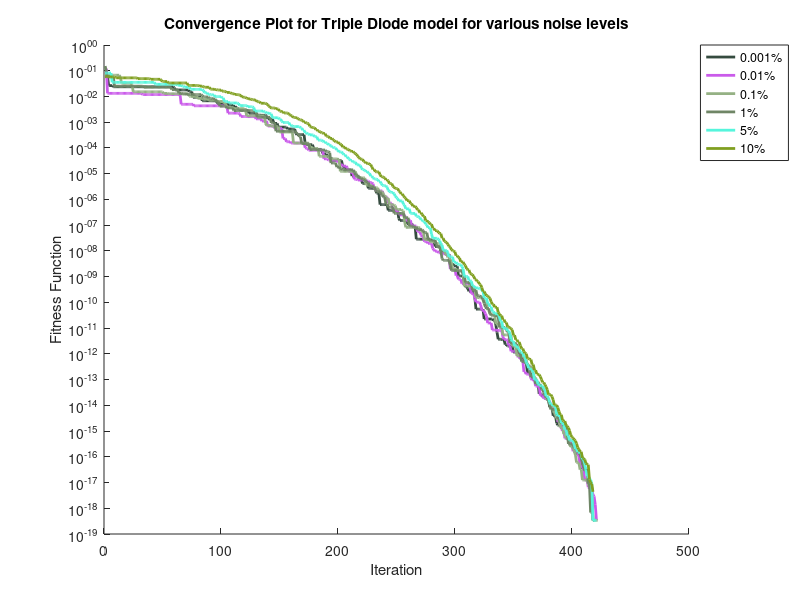

Reproduce this figure in MATLAB.
p1=[...
0.058614714	0.122484674	0.078395028	0.15194022	0.08130372	0.059302085
0.058614714	0.120960983	0.067106465	0.091514958	0.08130372	0.059302085
0.058614714	0.013249642	0.067106465	0.056911961	0.08130372	0.059302085
0.026472837	0.013249642	0.067106465	0.056911961	0.08130372	0.059302085
0.026472837	0.013249642	0.067106465	0.056911961	0.08130372	0.059302085
0.026472837	0.013249642	0.067106465	0.056911961	0.08130372	0.057159292
0.026472837	0.013249642	0.067106465	0.056911961	0.035389947	0.057159292
0.02380356	0.013249642	0.067106465	0.056911961	0.035389947	0.057159292
0.02380356	0.013249642	0.067106465	0.025124538	0.035389947	0.057159292
0.02380356	0.013249642	0.067106465	0.025124538	0.035389947	0.053291235
0.02380356	0.013249642	0.067106465	0.025124538	0.035389947	0.052926398
0.02380356	0.013249642	0.067106465	0.025124538	0.035389947	0.052926398
0.02380356	0.013249642	0.067106465	0.025124538	0.035389947	0.052926398
0.02380356	0.013249642	0.056696935	0.025124538	0.035389947	0.052926398
0.02380356	0.013249642	0.03259894	0.025124538	0.035389947	0.052926398
0.02380356	0.013249642	0.03259894	0.025124538	0.035389947	0.052926398
0.02380356	0.013249642	0.03259894	0.025124538	0.035389947	0.052926398
0.02380356	0.013249642	0.03259894	0.025124538	0.035389947	0.052926398
0.02380356	0.013249642	0.03259894	0.025124538	0.035389947	0.052906082
0.02380356	0.013249642	0.03259894	0.025124538	0.035389947	0.052906082
0.02380356	0.013249642	0.03259894	0.025124538	0.035389947	0.052906082
0.02380356	0.013249642	0.03259894	0.025124538	0.035389947	0.052906082
0.02380356	0.013249642	0.03259894	0.025124538	0.035389947	0.052906082
0.02380356	0.013249642	0.028059565	0.025124538	0.035389947	0.052906082
0.02380356	0.013249642	0.015186398	0.025124538	0.035389947	0.052906082
0.02380356	0.013249642	0.015186398	0.025124538	0.035389947	0.052906082
0.02380356	0.013249642	0.015186398	0.025124538	0.035389947	0.052906082
0.02380356	0.013249642	0.015186398	0.025124538	0.035389947	0.052906082
0.02380356	0.013249642	0.015186398	0.025124538	0.035389947	0.049261665
0.02380356	0.013249642	0.015186398	0.025124538	0.035389947	0.049261665
0.02380356	0.013249642	0.015186398	0.025124538	0.035389947	0.049261665
0.02380356	0.013249642	0.015186398	0.025124538	0.035389947	0.049261665
0.02380356	0.011866399	0.015186398	0.025124538	0.035389947	0.049261665
0.02380356	0.011866399	0.015186398	0.02293851	0.035389947	0.049261665
0.02380356	0.011866399	0.015186398	0.02293851	0.035389947	0.049261665
0.02380356	0.011866399	0.015186398	0.02293851	0.035389947	0.049261665
0.02380356	0.011866399	0.015186398	0.02293851	0.035389947	0.049261665
0.02380356	0.011866399	0.015186398	0.02293851	0.035389947	0.049261665
0.02380356	0.011866399	0.015186398	0.02293851	0.035389947	0.049261665
0.02380356	0.011866399	0.015186398	0.02293851	0.035389947	0.046640459
0.02380356	0.011866399	0.015186398	0.02293851	0.035389947	0.046640459
0.02380356	0.011866399	0.015186398	0.02293851	0.035389947	0.046640459
0.02380356	0.011866399	0.015186398	0.02293851	0.035389947	0.046640459
0.02380356	0.011866399	0.015186398	0.02293851	0.029819964	0.046640459
0.02380356	0.011866399	0.015186398	0.02293851	0.029819964	0.046640459
0.02380356	0.011866399	0.015186398	0.02293851	0.029819964	0.046640459
0.02380356	0.011866399	0.015186398	0.02293851	0.029819964	0.046640459
0.02380356	0.011866399	0.015186398	0.02293851	0.029819964	0.046640459
0.02380356	0.011866399	0.015186398	0.02293851	0.029819964	0.042700675
0.02380356	0.011866399	0.015186398	0.02293851	0.029819964	0.038132334
0.02380356	0.011866399	0.013209384	0.02293851	0.029819964	0.038132334
0.02380356	0.011866399	0.013209384	0.02293851	0.029819964	0.038132334
0.02380356	0.011866399	0.013209384	0.02293851	0.029819964	0.038132334
0.02380356	0.011866399	0.013209384	0.02293851	0.029819964	0.038132334
0.02380356	0.011866399	0.012803149	0.02293851	0.029819964	0.033465144
0.02380356	0.011866399	0.012803149	0.02293851	0.029819964	0.033465144
0.02380356	0.011866399	0.012803149	0.02293851	0.029819964	0.033465144
0.02380356	0.011866399	0.012803149	0.018400894	0.029819964	0.033465144
0.02380356	0.011866399	0.012803149	0.018400894	0.02955521	0.033465144
0.021932643	0.011866399	0.012803149	0.018400894	0.02955521	0.033465144
0.017929221	0.011866399	0.012803149	0.018400894	0.02955521	0.033465144
0.017929221	0.011866399	0.012803149	0.018400894	0.029385866	0.033465144
0.017929221	0.011866399	0.012803149	0.018400894	0.027304494	0.033465144
0.017929221	0.011866399	0.012803149	0.013366875	0.027096354	0.033465144
0.017929221	0.011866399	0.012803149	0.013366875	0.027096354	0.033465144
0.017929221	0.004977217	0.012803149	0.013366875	0.027096354	0.033465144
0.017929221	0.004977217	0.012803149	0.012502855	0.025215343	0.033465144
0.017929221	0.004977217	0.012803149	0.012502855	0.025215343	0.033465144
0.017929221	0.004977217	0.012803149	0.012502855	0.023180277	0.033465144
0.017929221	0.004977217	0.012803149	0.012502855	0.022644826	0.033465144
0.017929221	0.004977217	0.012803149	0.012126147	0.022644826	0.033465144
0.017929221	0.004977217	0.012803149	0.012126147	0.022644826	0.026885716
0.015506775	0.004977217	0.010239998	0.012126147	0.022644826	0.026885716
0.015506775	0.004977217	0.009998719	0.012126147	0.018969707	0.026885716
0.015506775	0.004977217	0.009998719	0.012126147	0.018969707	0.026885716
0.009312803	0.004977217	0.009998719	0.011884518	0.018969707	0.026885716
0.009312803	0.004333748	0.009998719	0.011884518	0.018969707	0.026885716
0.009312803	0.004333748	0.009998719	0.011884518	0.018969707	0.026885716
0.009312803	0.004333748	0.009998719	0.011884518	0.018969707	0.026559551
0.009312803	0.004333748	0.008434439	0.011884518	0.018969707	0.026559551
0.009312803	0.004333748	0.008434439	0.011884518	0.018969707	0.026559551
0.009312803	0.004333748	0.008434439	0.011884518	0.018969707	0.025267538
0.009312803	0.004333748	0.008434439	0.011884518	0.018443777	0.025267538
0.006798121	0.004333748	0.008434439	0.010952535	0.018443777	0.025267538
0.006798121	0.004333748	0.007866753	0.009605466	0.017026511	0.023799818
0.006798121	0.004333748	0.007866753	0.009605466	0.014115951	0.022863211
0.006798121	0.004333748	0.007866753	0.009605466	0.013747897	0.022863211
0.006798121	0.004333748	0.007866753	0.009605466	0.013747897	0.022863211
0.006798121	0.004333748	0.007866753	0.009605466	0.012257199	0.022863211
0.006798121	0.004333748	0.007172131	0.008581987	0.012257199	0.022863211
0.006798121	0.004333748	0.007172131	0.00857739	0.011716	0.019165702
0.006764601	0.004333748	0.007172131	0.00857739	0.011716	0.019165702
0.006764601	0.004333748	0.007172131	0.008033543	0.011380792	0.019165702
0.006764601	0.004333748	0.007172131	0.008033543	0.011380792	0.019165702
0.006764601	0.004333748	0.007172131	0.008033543	0.009875613	0.01852899
0.006764601	0.004333748	0.007172131	0.006301403	0.009875613	0.01852899
0.005427979	0.004333748	0.006412299	0.006301403	0.009875613	0.017781983
0.005176995	0.004333748	0.006412299	0.006301403	0.009875613	0.017781983
0.005176995	0.004333748	0.006412299	0.004197551	0.009875613	0.017781983
0.005176995	0.004333748	0.006412299	0.004197551	0.009875613	0.017781983
0.005176995	0.004333748	0.006412299	0.004197551	0.00879303	0.016135285
0.005176995	0.004333748	0.006412299	0.004197551	0.00879303	0.015977944
0.004882284	0.004333748	0.006026809	0.004197551	0.006344376	0.015977944
0.004882284	0.004333748	0.005012543	0.004197551	0.006344376	0.015638176
0.004882284	0.004333748	0.003798368	0.00359458	0.006344376	0.014324998
0.004866081	0.002253347	0.003798368	0.00359458	0.006344376	0.014324998
0.004866081	0.002253347	0.003798368	0.00359458	0.005584452	0.014324998
0.004866081	0.002253347	0.003798368	0.00359458	0.005584452	0.014324998
0.004866081	0.002253347	0.003798368	0.00359458	0.005584452	0.012890567
0.004185984	0.002253347	0.003798368	0.00359458	0.005584452	0.012785734
0.004185984	0.002253347	0.003371251	0.00282439	0.005584452	0.012785734
0.004185984	0.002253347	0.003371251	0.00282439	0.005584452	0.012051465
0.003660289	0.002253347	0.003371251	0.00282439	0.005584452	0.012051465
0.003660289	0.002253347	0.003371251	0.00282439	0.005584452	0.011823738
0.003026932	0.002253347	0.003371251	0.00282439	0.005339754	0.01161402
0.003026932	0.002145705	0.003371251	0.00282439	0.004430793	0.011431323
0.003026932	0.001665435	0.003371251	0.00282439	0.004430793	0.010938215
0.003026932	0.001665435	0.003371251	0.00282439	0.004430793	0.009780507
0.003026932	0.001665435	0.003371251	0.00282439	0.004430793	0.009336377
0.003026932	0.001665435	0.003371251	0.00282439	0.004430793	0.009336377
0.003026932	0.001665435	0.002853545	0.00282439	0.004430793	0.009336377
0.003026932	0.001665435	0.001768695	0.00282439	0.004430793	0.008523285
0.002710219	0.001642904	0.001768695	0.00282439	0.003979947	0.008260184
0.00220165	0.001642904	0.001768695	0.00282439	0.003979947	0.008023368
0.00220165	0.001642904	0.001768695	0.00282439	0.003979947	0.008023368
0.00220165	0.001642904	0.001768695	0.00282439	0.003979947	0.007690866
0.00220165	0.001642904	0.001768695	0.00282439	0.003979947	0.007435206
0.00220165	0.001642904	0.001768695	0.00282439	0.003740056	0.007435206
0.00220165	0.001642904	0.001768695	0.002472633	0.002716158	0.007326522
0.00220165	0.001350125	0.001768695	0.002472633	0.002716158	0.00706505
0.001898743	0.001350125	0.001768695	0.0015571	0.002716158	0.006238592
0.001898743	0.001350125	0.001768695	0.0015571	0.002716158	0.006238592
0.001898743	0.001350125	0.001768695	0.0015571	0.002716158	0.006238592
0.001860292	0.001350125	0.001768695	0.0015571	0.002716158	0.005452773
0.001860292	0.00110954	0.001768695	0.0015571	0.002716158	0.005452773
0.001860292	0.00110954	0.001768695	0.0015571	0.002716158	0.005452773
0.001860292	0.00110954	0.001768695	0.0015571	0.002514545	0.005452773
0.001860292	0.00110954	0.000919162	0.0015571	0.002506568	0.005452773
0.00177138	0.00110954	0.000751107	0.0015571	0.002253826	0.005141843
0.001343276	0.000710933	0.000751107	0.0015571	0.002253826	0.004774404
0.001343276	0.000710933	0.000751107	0.0015571	0.002253826	0.004223616
0.001343276	0.000710933	0.000751107	0.0015571	0.002146078	0.00374958
0.001343276	0.000710933	0.000751107	0.000941087	0.002104325	0.003571217
0.001343276	0.000710933	0.000677566	0.000941087	0.001492016	0.003571217
0.000983312	0.000710933	0.000677566	0.000941087	0.001492016	0.003571217
0.000899316	0.000577451	0.000677566	0.000941087	0.001492016	0.003571217
0.000899316	0.000577451	0.000677566	0.000447819	0.001492016	0.003318076
0.000899316	0.000577451	0.000677566	0.000447819	0.001492016	0.003318076
0.000644448	0.000577451	0.000677566	0.000447819	0.00147091	0.003258015
0.000644448	0.000577451	0.000415147	0.000447819	0.001328224	0.002704198
0.000644448	0.000577451	0.000415147	0.000447819	0.001328224	0.002704198
0.000644448	0.000577451	0.000415147	0.000447819	0.001082361	0.002538101
0.000644448	0.000233316	0.000415147	0.000447819	0.000976999	0.002496202
0.000644448	0.000233316	0.000415147	0.000447819	0.000976999	0.002281226
0.000644448	0.000233316	0.000415147	0.000447819	0.000976999	0.002281226
0.000644448	0.000173796	0.000415147	0.000447819	0.000976999	0.002281226
0.000545884	0.000173796	0.000415147	0.000447819	0.000973328	0.002275846
0.000545884	0.000173796	0.000415147	0.000447819	0.000973328	0.002091669
0.000545884	0.000173796	0.000415147	0.000447819	0.000772494	0.001922146
0.000545884	0.000154945	0.000415147	0.000447819	0.000772494	0.001777532
0.000545884	0.000154945	0.000415147	0.000447819	0.000714248	0.001728933
0.000545884	0.000154945	0.00015471	0.000447819	0.000678199	0.001516893
0.000545884	0.000154945	0.00015471	0.000447819	0.000678199	0.001516893
0.000364664	0.000154945	0.00015471	0.000410222	0.000678199	0.001516893
0.000329195	0.000154945	0.00015471	0.000357121	0.000678199	0.001472275
0.000329195	0.000154945	0.00015471	0.000357121	0.000678199	0.001362243
0.000329195	0.000154945	0.00015471	0.00027081	0.000678199	0.001245602
0.000329195	0.000154945	0.00015471	0.00027081	0.000597553	0.001245602
0.000329195	0.000154945	0.00015471	0.000147355	0.000597553	0.001203715
0.000329195	0.000154945	0.00015471	0.000147355	0.000491359	0.001141884
0.000329195	0.000154945	0.00015471	0.000147355	0.000491359	0.001005166
0.00014735	0.000101526	0.00015471	0.000147355	0.000387823	0.001005166
0.000134497	9.69E-05	0.00015471	0.000147355	0.000387823	0.000928655
0.000134013	9.69E-05	0.00015471	0.000147355	0.000347927	0.000912121
0.000134013	8.13E-05	0.00015471	0.000147355	0.000347927	0.000869598
0.000134013	8.13E-05	0.000115201	8.67E-05	0.000321781	0.000692695
0.000134013	8.13E-05	0.000115201	8.67E-05	0.000321781	0.000656554
0.000134013	8.13E-05	9.54E-05	8.67E-05	0.000321781	0.000614802
0.000108317	8.13E-05	9.54E-05	8.67E-05	0.000321781	0.000614802
8.84E-05	8.13E-05	9.54E-05	8.67E-05	0.000271924	0.000614802
8.84E-05	8.13E-05	9.54E-05	8.67E-05	0.000271924	0.000515573
8.84E-05	8.13E-05	9.54E-05	8.67E-05	0.000271924	0.000515573
8.83E-05	8.13E-05	9.54E-05	8.31E-05	0.000201506	0.000454217
8.83E-05	8.12E-05	4.73E-05	8.31E-05	0.000201506	0.000441819
8.83E-05	8.12E-05	4.73E-05	8.31E-05	0.000201506	0.000416877
8.83E-05	8.12E-05	4.73E-05	8.31E-05	0.000201506	0.00038651
6.14E-05	8.12E-05	4.73E-05	8.31E-05	0.000184158	0.00038651
6.14E-05	3.78E-05	4.73E-05	8.31E-05	0.000172822	0.000359375
5.83E-05	3.78E-05	4.73E-05	8.31E-05	0.000172822	0.000359375
5.83E-05	3.78E-05	4.73E-05	7.26E-05	0.000151075	0.000284718
4.95E-05	3.78E-05	4.73E-05	7.26E-05	0.000151075	0.000284718
4.29E-05	3.33E-05	4.73E-05	7.26E-05	0.00013185	0.000284718
4.29E-05	3.33E-05	3.76E-05	6.57E-05	0.00013185	0.000234799
4.29E-05	3.33E-05	3.76E-05	2.60E-05	0.00012107	0.000234799
3.29E-05	3.33E-05	3.76E-05	2.60E-05	0.000107876	0.000234799
3.29E-05	3.33E-05	3.76E-05	2.60E-05	0.000107876	0.000204349
3.29E-05	3.33E-05	3.76E-05	2.60E-05	0.000100665	0.000189524
3.29E-05	3.33E-05	3.76E-05	2.60E-05	0.000100665	0.000170831
3.29E-05	3.33E-05	3.76E-05	1.82E-05	8.40E-05	0.000170831
3.29E-05	2.73E-05	3.63E-05	1.82E-05	8.08E-05	0.000170831
3.29E-05	2.73E-05	3.63E-05	1.82E-05	7.02E-05	0.00014614
3.29E-05	2.36E-05	1.23E-05	1.59E-05	7.02E-05	0.000142403
3.29E-05	2.36E-05	1.23E-05	1.59E-05	7.02E-05	0.000136756
2.03E-05	1.97E-05	1.23E-05	1.41E-05	6.32E-05	0.000108285
1.92E-05	1.97E-05	1.23E-05	1.41E-05	5.50E-05	0.000108285
1.60E-05	1.97E-05	1.23E-05	1.41E-05	5.50E-05	0.000106178
1.60E-05	1.97E-05	1.23E-05	1.41E-05	4.52E-05	9.09E-05
1.40E-05	1.71E-05	1.23E-05	1.41E-05	4.51E-05	9.09E-05
1.40E-05	1.22E-05	1.23E-05	1.41E-05	3.80E-05	8.81E-05
1.40E-05	1.22E-05	1.23E-05	1.41E-05	3.65E-05	7.73E-05
1.40E-05	1.22E-05	1.23E-05	1.41E-05	3.24E-05	7.65E-05
8.08E-06	1.01E-05	1.23E-05	1.41E-05	3.24E-05	7.31E-05
8.08E-06	1.01E-05	1.23E-05	1.41E-05	2.81E-05	7.31E-05
8.08E-06	6.09E-06	1.23E-05	1.11E-05	2.81E-05	6.36E-05
8.08E-06	6.09E-06	1.23E-05	8.85E-06	2.81E-05	5.97E-05
8.08E-06	6.09E-06	7.63E-06	8.85E-06	2.21E-05	5.54E-05
8.08E-06	5.66E-06	7.63E-06	8.85E-06	2.21E-05	4.71E-05
6.18E-06	5.66E-06	7.63E-06	6.88E-06	2.19E-05	4.23E-05
6.18E-06	5.66E-06	6.87E-06	6.88E-06	2.08E-05	3.75E-05
6.18E-06	5.66E-06	6.87E-06	6.88E-06	1.66E-05	3.65E-05
4.14E-06	5.66E-06	6.87E-06	5.86E-06	1.46E-05	3.65E-05
4.14E-06	5.66E-06	6.87E-06	5.86E-06	1.46E-05	2.99E-05
4.14E-06	5.66E-06	6.87E-06	5.54E-06	1.32E-05	2.90E-05
4.14E-06	5.23E-06	3.57E-06	4.98E-06	1.23E-05	2.55E-05
4.14E-06	5.23E-06	3.57E-06	4.58E-06	1.23E-05	2.55E-05
2.70E-06	5.23E-06	3.57E-06	4.58E-06	1.04E-05	2.55E-05
2.70E-06	4.48E-06	3.57E-06	3.10E-06	1.04E-05	2.33E-05
2.70E-06	4.48E-06	3.57E-06	3.10E-06	8.06E-06	2.24E-05
2.70E-06	4.48E-06	3.57E-06	3.10E-06	8.06E-06	1.84E-05
2.70E-06	4.06E-06	2.84E-06	3.10E-06	6.90E-06	1.46E-05
2.70E-06	2.58E-06	2.84E-06	3.10E-06	6.24E-06	1.46E-05
2.70E-06	2.58E-06	2.82E-06	2.26E-06	6.24E-06	1.20E-05
1.74E-06	2.20E-06	2.82E-06	2.00E-06	6.12E-06	1.17E-05
1.74E-06	2.20E-06	2.82E-06	2.00E-06	5.89E-06	1.17E-05
1.74E-06	2.20E-06	2.04E-06	2.00E-06	5.00E-06	1.17E-05
6.27E-07	2.20E-06	2.03E-06	2.00E-06	5.00E-06	9.08E-06
6.27E-07	2.13E-06	2.01E-06	1.48E-06	4.17E-06	7.62E-06
6.27E-07	2.13E-06	2.01E-06	1.48E-06	3.53E-06	7.62E-06
6.27E-07	1.39E-06	1.47E-06	1.22E-06	3.41E-06	7.27E-06
6.27E-07	1.28E-06	1.47E-06	1.22E-06	3.38E-06	6.84E-06
6.27E-07	1.28E-06	1.12E-06	6.65E-07	3.38E-06	5.80E-06
6.27E-07	1.21E-06	1.12E-06	6.65E-07	3.00E-06	5.80E-06
3.75E-07	7.17E-07	1.12E-06	4.96E-07	2.26E-06	5.31E-06
3.75E-07	7.17E-07	6.42E-07	4.96E-07	2.06E-06	4.12E-06
3.75E-07	7.17E-07	6.42E-07	4.96E-07	1.93E-06	4.12E-06
3.75E-07	7.17E-07	6.42E-07	4.96E-07	1.86E-06	4.12E-06
3.75E-07	4.00E-07	6.04E-07	4.96E-07	1.86E-06	3.22E-06
3.75E-07	4.00E-07	6.04E-07	2.87E-07	1.66E-06	2.94E-06
3.75E-07	4.00E-07	5.71E-07	2.87E-07	1.35E-06	2.66E-06
3.75E-07	4.00E-07	4.07E-07	2.87E-07	1.18E-06	2.66E-06
3.75E-07	3.12E-07	4.07E-07	2.87E-07	1.09E-06	2.66E-06
1.82E-07	3.12E-07	4.07E-07	2.87E-07	8.76E-07	2.15E-06
1.52E-07	2.50E-07	4.07E-07	2.87E-07	8.76E-07	1.97E-06
1.52E-07	2.50E-07	4.07E-07	2.87E-07	8.76E-07	1.64E-06
1.52E-07	2.50E-07	3.62E-07	2.87E-07	8.76E-07	1.64E-06
1.52E-07	2.50E-07	3.62E-07	2.87E-07	6.42E-07	1.36E-06
1.52E-07	2.50E-07	1.38E-07	1.95E-07	5.99E-07	1.22E-06
1.52E-07	1.55E-07	8.19E-08	1.95E-07	4.30E-07	1.11E-06
1.13E-07	1.55E-07	8.19E-08	1.95E-07	4.30E-07	8.97E-07
1.13E-07	1.55E-07	8.19E-08	1.95E-07	4.30E-07	8.97E-07
1.13E-07	1.55E-07	8.19E-08	9.25E-08	4.30E-07	8.97E-07
1.13E-07	1.55E-07	8.19E-08	9.25E-08	2.85E-07	6.91E-07
1.13E-07	9.30E-08	8.19E-08	9.25E-08	2.85E-07	6.91E-07
9.88E-08	9.30E-08	8.19E-08	9.25E-08	2.85E-07	5.48E-07
8.56E-08	9.30E-08	8.19E-08	8.35E-08	2.85E-07	5.48E-07
8.56E-08	9.30E-08	8.19E-08	8.34E-08	2.85E-07	5.36E-07
2.85E-08	9.30E-08	8.19E-08	8.34E-08	2.22E-07	4.84E-07
2.85E-08	5.59E-08	8.19E-08	6.66E-08	2.22E-07	3.93E-07
2.85E-08	5.59E-08	8.19E-08	6.66E-08	2.08E-07	3.93E-07
2.85E-08	5.52E-08	7.80E-08	6.66E-08	1.98E-07	3.03E-07
2.85E-08	4.16E-08	5.79E-08	6.66E-08	1.62E-07	3.03E-07
2.85E-08	3.54E-08	5.79E-08	6.66E-08	1.57E-07	2.62E-07
2.85E-08	3.54E-08	5.79E-08	5.96E-08	1.45E-07	2.21E-07
2.85E-08	2.28E-08	2.74E-08	5.11E-08	1.34E-07	2.21E-07
2.85E-08	2.28E-08	2.74E-08	5.11E-08	1.11E-07	1.52E-07
2.85E-08	2.28E-08	2.74E-08	5.11E-08	1.01E-07	1.52E-07
2.85E-08	1.96E-08	2.74E-08	2.99E-08	7.96E-08	1.36E-07
2.85E-08	1.96E-08	2.74E-08	2.66E-08	7.90E-08	1.25E-07
2.85E-08	1.96E-08	2.24E-08	2.66E-08	7.90E-08	1.09E-07
2.52E-08	1.96E-08	2.24E-08	2.66E-08	4.52E-08	1.09E-07
2.52E-08	1.24E-08	2.24E-08	2.66E-08	3.10E-08	7.80E-08
2.52E-08	1.11E-08	2.24E-08	2.66E-08	3.10E-08	7.60E-08
1.48E-08	9.77E-09	2.24E-08	2.66E-08	3.10E-08	6.14E-08
1.48E-08	9.77E-09	1.95E-08	1.81E-08	3.10E-08	6.14E-08
1.48E-08	9.77E-09	1.95E-08	1.43E-08	3.10E-08	6.04E-08
1.48E-08	8.44E-09	1.95E-08	1.43E-08	2.77E-08	5.20E-08
1.48E-08	8.44E-09	1.92E-08	1.43E-08	2.48E-08	4.81E-08
9.88E-09	8.44E-09	1.92E-08	9.90E-09	1.86E-08	4.68E-08
9.88E-09	8.44E-09	1.06E-08	4.96E-09	1.70E-08	3.11E-08
9.88E-09	7.61E-09	1.06E-08	4.31E-09	1.05E-08	3.11E-08
8.90E-09	7.61E-09	1.06E-08	4.31E-09	1.05E-08	2.32E-08
7.44E-09	7.61E-09	7.28E-09	4.31E-09	1.05E-08	2.26E-08
7.44E-09	7.15E-09	7.28E-09	4.31E-09	1.05E-08	2.12E-08
7.44E-09	7.15E-09	5.58E-09	4.31E-09	8.28E-09	1.79E-08
7.44E-09	7.15E-09	5.58E-09	4.31E-09	5.88E-09	1.53E-08
3.21E-09	1.98E-09	4.39E-09	2.80E-09	5.88E-09	1.39E-08
3.21E-09	1.98E-09	3.95E-09	1.73E-09	5.88E-09	1.12E-08
3.21E-09	1.98E-09	1.94E-09	1.73E-09	5.88E-09	1.01E-08
2.65E-09	1.98E-09	1.94E-09	1.73E-09	3.63E-09	9.97E-09
2.65E-09	1.98E-09	1.94E-09	1.73E-09	3.63E-09	9.18E-09
2.52E-09	1.09E-09	1.94E-09	1.73E-09	3.63E-09	6.50E-09
2.52E-09	1.09E-09	1.94E-09	1.73E-09	3.16E-09	6.42E-09
1.06E-09	7.87E-10	1.75E-09	1.65E-09	2.90E-09	5.69E-09
1.06E-09	7.87E-10	1.75E-09	1.65E-09	2.90E-09	5.23E-09
1.06E-09	7.87E-10	1.75E-09	1.65E-09	2.90E-09	3.77E-09
1.06E-09	5.35E-10	1.75E-09	1.65E-09	2.48E-09	3.77E-09
1.06E-09	5.35E-10	1.33E-09	1.28E-09	2.02E-09	3.73E-09
5.39E-10	5.35E-10	4.30E-10	1.15E-09	1.02E-09	2.94E-09
4.03E-10	5.35E-10	4.30E-10	5.95E-10	1.02E-09	2.70E-09
4.03E-10	5.35E-10	4.30E-10	5.95E-10	1.02E-09	2.02E-09
3.47E-10	5.20E-10	4.30E-10	5.95E-10	1.02E-09	1.86E-09
2.70E-10	5.20E-10	4.30E-10	5.95E-10	7.14E-10	1.82E-09
2.70E-10	3.89E-10	4.30E-10	5.20E-10	7.14E-10	1.33E-09
2.70E-10	2.19E-10	4.30E-10	5.20E-10	6.59E-10	1.25E-09
2.70E-10	2.19E-10	3.96E-10	2.97E-10	4.44E-10	1.19E-09
2.70E-10	2.19E-10	3.96E-10	2.97E-10	4.44E-10	1.03E-09
1.58E-10	1.46E-10	3.58E-10	2.97E-10	3.71E-10	8.17E-10
5.46E-11	1.02E-10	1.55E-10	2.97E-10	3.71E-10	7.79E-10
5.46E-11	1.02E-10	1.55E-10	1.81E-10	3.62E-10	6.61E-10
5.46E-11	1.02E-10	1.55E-10	1.81E-10	3.62E-10	6.35E-10
5.46E-11	1.02E-10	1.49E-10	1.81E-10	3.39E-10	5.11E-10
5.46E-11	7.91E-11	1.49E-10	1.65E-10	3.34E-10	4.84E-10
5.46E-11	4.93E-11	1.49E-10	1.65E-10	3.14E-10	3.74E-10
5.46E-11	4.93E-11	1.49E-10	1.28E-10	2.77E-10	2.65E-10
2.26E-11	4.62E-11	1.11E-10	9.10E-11	1.47E-10	2.65E-10
2.26E-11	3.64E-11	1.08E-10	6.76E-11	1.47E-10	2.13E-10
2.26E-11	2.92E-11	1.01E-10	5.83E-11	1.46E-10	1.86E-10
2.26E-11	1.58E-11	5.02E-11	5.83E-11	9.03E-11	1.77E-10
2.26E-11	1.58E-11	5.02E-11	5.83E-11	9.03E-11	1.60E-10
2.26E-11	1.58E-11	3.55E-11	3.64E-11	6.78E-11	1.43E-10
2.26E-11	1.58E-11	3.55E-11	3.14E-11	6.78E-11	1.05E-10
2.26E-11	8.45E-12	3.55E-11	3.14E-11	4.40E-11	8.45E-11
2.02E-11	8.45E-12	3.47E-11	3.14E-11	4.40E-11	8.45E-11
2.02E-11	8.45E-12	3.16E-11	3.14E-11	3.61E-11	6.49E-11
1.32E-11	8.45E-12	1.43E-11	3.14E-11	3.61E-11	6.49E-11
6.78E-12	8.16E-12	1.43E-11	2.78E-11	3.61E-11	6.49E-11
3.69E-12	8.16E-12	1.43E-11	2.78E-11	3.61E-11	4.06E-11
3.69E-12	8.16E-12	1.43E-11	1.06E-11	2.75E-11	3.54E-11
3.69E-12	8.16E-12	1.43E-11	1.06E-11	1.85E-11	3.04E-11
3.69E-12	8.16E-12	1.43E-11	1.06E-11	1.85E-11	3.04E-11
3.46E-12	4.59E-12	5.44E-12	1.06E-11	9.96E-12	2.14E-11
3.46E-12	3.62E-12	5.44E-12	1.06E-11	9.96E-12	2.14E-11
2.29E-12	3.62E-12	5.44E-12	1.06E-11	9.96E-12	1.64E-11
2.29E-12	3.62E-12	5.44E-12	8.43E-12	9.96E-12	1.64E-11
2.00E-12	3.39E-12	5.44E-12	7.13E-12	7.79E-12	1.13E-11
2.00E-12	2.10E-12	5.44E-12	7.13E-12	7.79E-12	1.10E-11
2.00E-12	2.10E-12	5.44E-12	2.63E-12	6.11E-12	1.04E-11
2.00E-12	1.26E-12	5.44E-12	2.63E-12	3.65E-12	9.66E-12
2.00E-12	1.26E-12	2.01E-12	2.63E-12	3.08E-12	8.45E-12
1.23E-12	1.26E-12	2.01E-12	2.63E-12	3.08E-12	5.31E-12
1.11E-12	1.26E-12	2.01E-12	2.63E-12	2.04E-12	5.31E-12
1.11E-12	1.26E-12	1.82E-12	2.44E-12	2.04E-12	3.51E-12
1.11E-12	1.07E-12	8.35E-13	2.44E-12	2.04E-12	3.51E-12
1.11E-12	7.36E-13	8.35E-13	1.50E-12	1.60E-12	2.87E-12
1.11E-12	7.36E-13	8.35E-13	1.10E-12	1.53E-12	2.87E-12
1.01E-12	7.04E-13	8.35E-13	9.51E-13	1.15E-12	2.08E-12
6.04E-13	5.43E-13	8.35E-13	5.00E-13	1.15E-12	1.60E-12
6.04E-13	5.43E-13	8.35E-13	5.00E-13	1.09E-12	1.60E-12
6.04E-13	1.99E-13	8.35E-13	4.82E-13	7.65E-13	1.23E-12
4.93E-13	1.99E-13	5.67E-13	4.82E-13	7.41E-13	1.07E-12
4.56E-13	1.63E-13	5.67E-13	4.07E-13	4.54E-13	1.01E-12
1.81E-13	1.63E-13	3.71E-13	4.07E-13	3.92E-13	6.56E-13
1.81E-13	1.63E-13	3.53E-13	3.29E-13	2.82E-13	6.56E-13
1.81E-13	1.63E-13	3.28E-13	2.13E-13	2.75E-13	6.18E-13
1.81E-13	1.10E-13	3.13E-13	1.27E-13	2.39E-13	6.02E-13
1.15E-13	9.75E-14	3.13E-13	1.27E-13	2.37E-13	3.83E-13
1.00E-13	9.75E-14	1.58E-13	1.27E-13	1.90E-13	3.83E-13
1.00E-13	9.75E-14	1.20E-13	1.14E-13	9.84E-14	2.32E-13
1.00E-13	5.54E-14	1.20E-13	6.72E-14	9.84E-14	2.32E-13
8.29E-14	5.54E-14	7.33E-14	6.72E-14	9.84E-14	1.64E-13
8.29E-14	5.54E-14	7.33E-14	6.72E-14	6.82E-14	1.61E-13
2.79E-14	5.54E-14	5.80E-14	6.72E-14	6.02E-14	1.56E-13
2.79E-14	2.42E-14	5.80E-14	6.72E-14	6.02E-14	1.31E-13
2.79E-14	2.42E-14	5.15E-14	4.09E-14	5.65E-14	1.01E-13
2.11E-14	2.42E-14	4.53E-14	4.09E-14	5.65E-14	7.83E-14
2.11E-14	1.86E-14	3.57E-14	3.15E-14	4.47E-14	7.72E-14
2.11E-14	1.86E-14	3.57E-14	2.38E-14	3.92E-14	6.29E-14
1.72E-14	1.86E-14	1.90E-14	2.01E-14	2.25E-14	5.18E-14
1.72E-14	1.76E-14	1.59E-14	2.01E-14	2.25E-14	3.98E-14
1.68E-14	1.48E-14	1.59E-14	1.49E-14	2.00E-14	2.60E-14
8.51E-15	1.48E-14	1.16E-14	1.03E-14	1.29E-14	2.60E-14
8.51E-15	9.17E-15	1.16E-14	6.90E-15	1.10E-14	2.60E-14
8.51E-15	9.17E-15	7.89E-15	6.90E-15	1.10E-14	2.18E-14
3.92E-15	7.01E-15	6.01E-15	6.90E-15	9.70E-15	1.62E-14
3.92E-15	5.86E-15	5.05E-15	6.90E-15	9.31E-15	1.02E-14
3.92E-15	5.00E-15	4.18E-15	6.90E-15	8.67E-15	1.02E-14
2.04E-15	5.00E-15	3.13E-15	6.90E-15	4.40E-15	1.02E-14
1.72E-15	2.29E-15	2.75E-15	2.96E-15	3.95E-15	8.16E-15
1.64E-15	2.29E-15	2.63E-15	2.96E-15	3.95E-15	5.73E-15
1.64E-15	1.82E-15	1.38E-15	2.09E-15	3.95E-15	4.30E-15
1.64E-15	1.21E-15	1.38E-15	2.09E-15	2.05E-15	4.30E-15
1.50E-15	1.07E-15	1.38E-15	2.06E-15	2.05E-15	2.62E-15
1.50E-15	1.07E-15	7.72E-16	1.92E-15	1.70E-15	2.44E-15
1.41E-15	5.22E-16	7.37E-16	1.56E-15	1.13E-15	2.44E-15
1.20E-15	5.13E-16	5.14E-16	1.56E-15	1.13E-15	1.67E-15
5.97E-16	5.13E-16	5.14E-16	1.07E-15	6.65E-16	1.54E-15
4.29E-16	5.13E-16	5.05E-16	3.17E-16	6.65E-16	1.35E-15
4.29E-16	5.13E-16	2.97E-16	3.17E-16	4.34E-16	1.04E-15
2.94E-16	2.94E-16	2.50E-16	3.17E-16	4.34E-16	7.09E-16
2.49E-16	2.94E-16	2.50E-16	3.17E-16	4.34E-16	5.95E-16
2.49E-16	1.64E-16	2.19E-16	3.01E-16	4.34E-16	5.25E-16
2.49E-16	1.64E-16	1.65E-16	2.15E-16	2.91E-16	4.68E-16
1.36E-16	1.64E-16	1.18E-16	2.15E-16	2.03E-16	4.16E-16
1.36E-16	1.64E-16	5.94E-17	2.15E-16	2.03E-16	3.31E-16
1.36E-16	1.51E-16	5.84E-17	1.43E-16	1.53E-16	2.29E-16
1.19E-16	9.80E-17	5.84E-17	1.43E-16	1.53E-16	1.96E-16
1.19E-16	5.00E-17	3.15E-17	1.24E-16	1.39E-16	1.59E-16
1.01E-16	5.00E-17	3.15E-17	8.99E-17	1.39E-16	1.57E-16
3.30E-17	3.79E-17	1.25E-17	5.70E-17	8.01E-17	9.11E-17
3.30E-17	3.32E-17	1.25E-17	4.05E-17	8.01E-17	8.73E-17
3.30E-17	1.25E-17	1.25E-17	2.85E-17	5.17E-17	7.86E-17
3.30E-17	1.25E-17	1.25E-17	2.78E-17	3.14E-17	5.59E-17
3.30E-17	1.25E-17	1.25E-17	2.78E-17	1.75E-17	5.03E-17
2.22E-17	6.54E-18	8.98E-18	8.98E-18	1.75E-17	4.94E-17
1.01E-17	6.10E-18	6.67E-18	8.98E-18	1.40E-17	1.31E-17
1.01E-17	6.09E-18	6.42E-18	6.80E-19	1.30E-17	9.81E-18
6.32E-18	6.09E-18	2.74E-18	6.80E-19	8.72E-18	8.85E-18
3.40E-19	3.40E-18	3.40E-19	6.80E-19	3.40E-19	4.36E-18
3.40E-19	2.91E-18	3.40E-19	0	3.40E-19	0
0	1.36E-18	3.40E-19	0	3.40E-19	0
0	3.40E-19	3.40E-19	0	3.40E-19	0
0	0	3.40E-19	0	0	0
0	0	0	0	0	0
0	0	0	0	0	0
0	0	0	0	0	0
0	0	0	0	0	0
0	0	0	0	0	0
0	0	0	0	0	0
0	0	0	0	0	0
0	0	0	0	0	0
0	0	0	0	0	0
0	0	0	0	0	0
0	0	0	0	0	0
0	0	0	0	0	0
0	0	0	0	0	0
0	0	0	0	0	0
0	0	0	0	0	0
0	0	0	0	0	0
0	0	0	0	0	0
0	0	0	0	0	0
0	0	0	0	0	0
0	0	0	0	0	0
0	0	0	0	0	0
0	0	0	0	0	0
0	0	0	0	0	0
0	0	0	0	0	0
0	0	0	0	0	0
0	0	0	0	0	0
0	0	0	0	0	0
0	0	0	0	0	0
0	0	0	0	0	0
0	0	0	0	0	0
0	0	0	0	0	0
0	0	0	0	0	0
0	0	0	0	0	0
0	0	0	0	0	0
0	0	0	0	0	0
0	0	0	0	0	0
0	0	0	0	0	0
0	0	0	0	0	0
0	0	0	0	0	0
0	0	0	0	0	0
0	0	0	0	0	0
0	0	0	0	0	0
0	0	0	0	0	0
0	0	0	0	0	0
0	0	0	0	0	0
0	0	0	0	0	0
0	0	0	0	0	0
0	0	0	0	0	0
0	0	0	0	0	0
0	0	0	0	0	0
0	0	0	0	0	0
0	0	0	0	0	0
0	0	0	0	0	0
0	0	0	0	0	0
0	0	0	0	0	0
0	0	0	0	0	0
0	0	0	0	0	0
0	0	0	0	0	0
0	0	0	0	0	0
0	0	0	0	0	0
0	0	0	0	0	0
0	0	0	0	0	0
0	0	0	0	0	0
0	0	0	0	0	0
0	0	0	0	0	0
0	0	0	0	0	0
0	0	0	0	0	0
0	0	0	0	0	0
0	0	0	0	0	0
0	0	0	0	0	0
0	0	0	0	0	0
0	0	0	0	0	0
0	0	0	0	0	0
0	0	0	0	0	0
0	0	0	0	0	0
0	0	0	0	0	0
0	0	0	0	0	0
0	0	0	0	0	0

];
figure

% col2=['b','g','r','c','m','y','k','b','g','r','m','m','y','k','r','b','g','r',...
%     'c','m','y','k','b','g','r','m','m','y','k','r'];
colors = rand(14, 3);

for i=1:length(p1(1,:))
    hold on
    semilogy(p1(:,i),'Color', colors(i, :),'LineWidth',2)
end
set(gca,'Yscale','log')

title('Convergence Plot for Triple Diode model for various noise levels')
xlabel('Iteration');
ylabel('Fitness Function');


legend('0.001%',	'0.01%',	'0.1%',	'1%',	'5%',...
    '10%',	'Location','NorthEastOutside')
